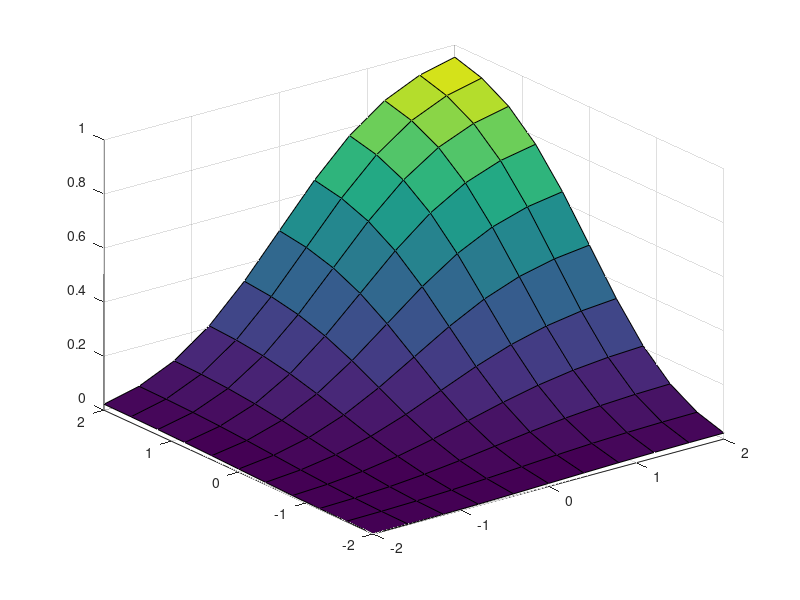

Here is the MATLAB script that generated this plot:
mu = [0 0];
sigma = [1 0; 0 1];
figure;
[X1,X2] = meshgrid(linspace(-2,2,11)',linspace(-2,2,11)');
X = [X1(:) X2(:)];
p = mvncdf(X,mu,sigma);
surf(X1,X2,reshape(p,11,11));